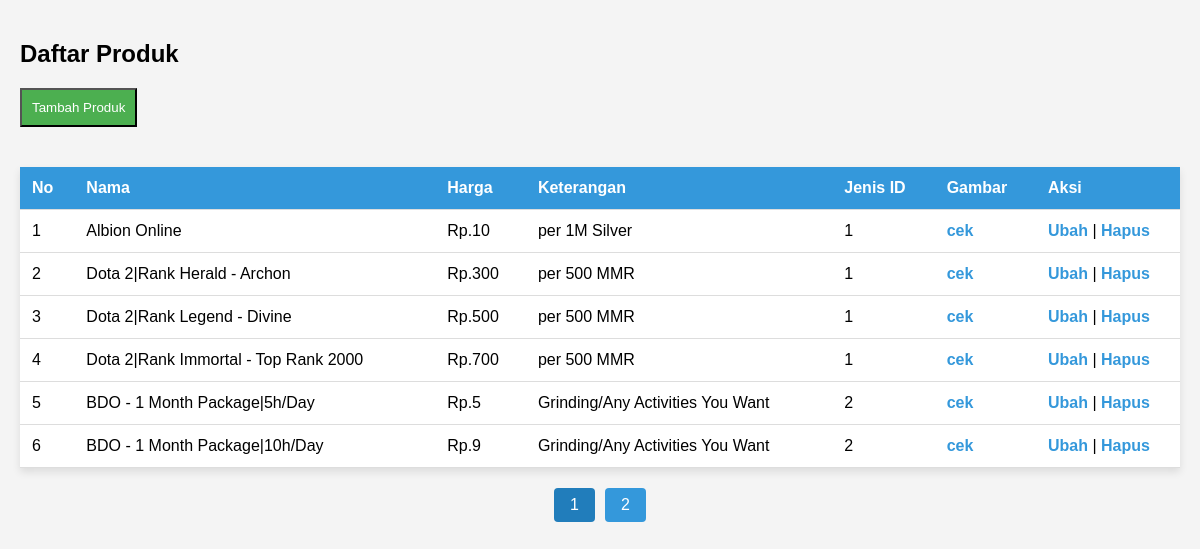
/produk.php, run on the app's committed database.
### tables this page shows
CREATE TABLE `produk` (
  `id` int(11) NOT NULL,
  `nama` varchar(250) NOT NULL,
  `harga` decimal(15,3) NOT NULL,
  `keterangan` text NOT NULL,
  `jenis_id` int(11) NOT NULL
);

### produk.php (the view, shortened to what this page needs)
<?php
include_once("../koneksi.php");
$produk_per_halaman = 6;
$halaman_sekarang = isset($_GET['halaman']) ? (int)$_GET['halaman'] : 1;
$offset = ($halaman_sekarang - 1) * $produk_per_halaman;
$query_jumlah_produk = "SELECT COUNT(*) AS jumlah FROM produk";
$hasil_jumlah_produk = mysqli_query($koneksi, $query_jumlah_produk);
$data_jumlah_produk = mysqli_fetch_assoc($hasil_jumlah_produk);
$jumlah_produk = $data_jumlah_produk['jumlah'];
$query_produk = "SELECT * FROM produk LIMIT $produk_per_halaman OFFSET $offset";
$hasil = mysqli_query($koneksi, $query_produk);
?>
<!DOCTYPE html>
<html lang="en">
<head>
</head>
<body>
<h2>Daftar Produk</h2>
<button style="background-color: #4CAF50; color: white; padding: 10px; margin-bottom: 20px;">
  <a style="text-decoration: none; color: white;" href="formtambahproduk.php">Tambah Produk</a>
</button>
<table>
  <tr>
    <th>No</th>
    <th>Nama</th>
    <th>Harga</th>
    <th>Keterangan</th>
    <th>Jenis ID</th>
    <th>Gambar</th>
    <th class="action-column">Aksi</th>
  </tr>
  <?php
  $nomer = ($halaman_sekarang - 1) * $produk_per_halaman + 1;
  while ($data = mysqli_fetch_array($hasil)) {
    ?>
    <tr>
      <td><?php echo $nomer; ?></td>
      <td><?php echo $data['nama']; ?></td>
      <td><?php echo "Rp." . number_format($data['harga'], 0, ',', '.'); ?></td>
      <td><?php echo $data['keterangan']; ?></td>
      <td><?php echo $data['jenis_id']; ?></td>
      <td>
      <a href="image.php?produk_id=<?php echo $data['id']; ?>">cek</a>
      </td>
      <td class="action-column">
        <a href="formeditproduk.php?id=<?php echo $data['id']; ?>">Ubah</a> |
        <a href="proseshapus.php?id=<?php echo $data['id']; ?>" onclick="return confirm('Apakah anda yakin ingin menghapus data produk ini?')">Hapus</a>
      </td>
    </tr>
    <?php $nomer++;
  } ?>
</table>
<div class="pagination">
  <?php
  $jumlah_halaman = ceil($jumlah_produk / $produk_per_halaman);
  for ($i = 1; $i <= $jumlah_halaman; $i++) {
    $class = ($i == $halaman_sekarang) ? 'current' : '';
    echo "<a class='$class' href='?halaman=$i'>$i</a> ";
  }
  ?>
</div>
</body>
</html>

### produk.php (style rules this page uses)
body { font-family: Arial, sans-serif; background-color: #f4f4f4; margin: 0; padding: 20px; }
table { width: 100%; border-collapse: collapse; margin-top: 20px; background-color: #fff; box-shadow: 0 4px 8px rgba(0, 0, 0, 0.1); }
th, td { padding: 12px; text-align: left; border-bottom: 1px solid #ddd; }
th { background-color: #3498db; color: #fff; }
td a { color: #3498db; text-decoration: none; font-weight: bold; }
.action-column { width: 120px; }
.pagination { margin-top: 20px; display: flex; justify-content: center; align-items: center; }
.pagination a { padding: 8px 16px; margin: 0 5px; background-color: #3498db; color: #fff; text-decoration: none; border-radius: 4px; }
.pagination .current { background-color: #217dbb; }

### data on the page
produk: nama "Albion Online", harga "10", keterangan "per 1M Silver", jenis "1"
produk: nama "Dota 2|Rank Herald - Archon", harga "300", keterangan "per 500 MMR", jenis "1"
produk: nama "Dota 2|Rank Legend - Divine", harga "500", keterangan "per 500 MMR", jenis "1"
produk: nama "Dota 2|Rank Immortal - Top Rank 2000", harga "700", keterangan "per 500 MMR", jenis "1"
produk: nama "BDO - 1 Month Package|5h/Day", harga "5", keterangan "Grinding/Any Activities You Want", jenis "2"
produk: nama "BDO - 1 Month Package|10h/Day", harga "9", keterangan "Grinding/Any Activities You Want", jenis "2"
